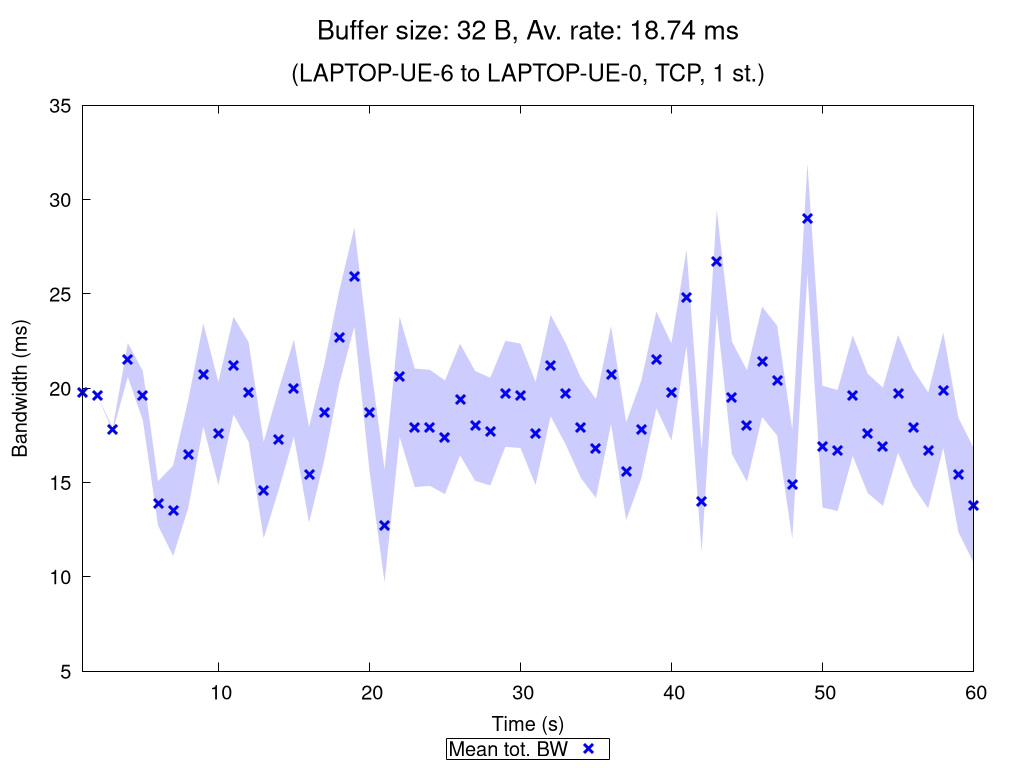

Source code (gnuplot):
set terminal pngcairo nocrop enhanced size 1024,768 font "Verdana,15"
set output "TCP_1_st_2020_11_05_18-33-33_two2one_00032B.png"

set title "{/=20 Buffer size: 32 B, Av. rate: 18.74 ms}\n\n{/=18 (LAPTOP-UE-6 to LAPTOP-UE-0, TCP, 1 st.)}"

set xlabel "Time (s)"
set ylabel "Bandwidth (ms)"
set ytics nomirror
set key bmargin center horizontal box samplen 1 width -1
set bmargin 4.6
set rmargin 4.5

rf = 1.0  # rate factor
set style fill transparent solid 0.2 noborder
set autoscale xfix
plot "TCP_1_st_2020_11_05_18-33-33_two2one_00032B_iperf_processed.dat" using 1:($2/rf-$3/rf):($2/rf+$3/rf) with filledcurves lc rgb "blue" notitle, \
     "" using 1:($2/rf) with points pt 2 ps 1.5 lw 3 lc rgb "blue" title "Mean tot. BW", \
